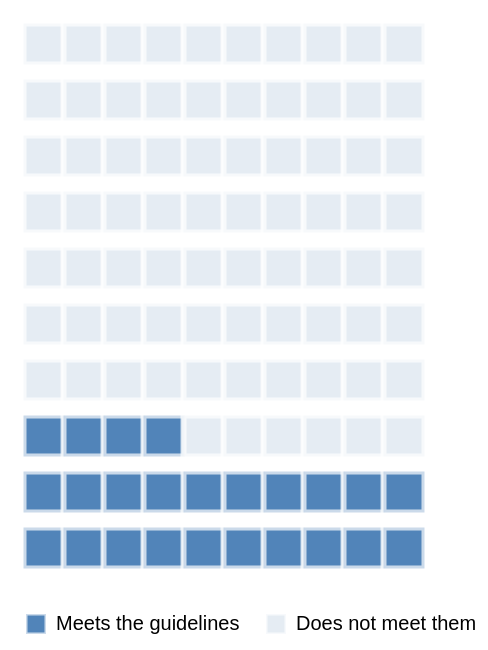

Express this chart as Vega-Lite.
### Vega-Lite specification from a JSON file in a GitHub repository (floating-point values rounded to 4 significant figures)
{"$schema": "https://vega.github.io/schema/vega-lite/v5.json", "width": "container", "height": 280, "data": {"values": [{"i": 0, "status": "Meets the guidelines"}, {"i": 1, "status": "Meets the guidelines"}, {"i": 2, "status": "Meets the guidelines"}, {"i": 3, "status": "Meets the guidelines"}, {"i": 4, "status": "Meets the guidelines"}, {"i": 5, "status": "Meets the guidelines"}, {"i": 6, "status": "Meets the guidelines"}, {"i": 7, "status": "Meets the guidelines"}, {"i": 8, "status": "Meets the guidelines"}, {"i": 9, "status": "Meets the guidelines"}, {"i": 10, "status": "Meets the guidelines"}, {"i": 11, "status": "Meets the guidelines"}, {"i": 12, "status": "Meets the guidelines"}, {"i": 13, "status": "Meets the guidelines"}, {"i": 14, "status": "Meets the guidelines"}, {"i": 15, "status": "Meets the guidelines"}, {"i": 16, "status": "Meets the guidelines"}, {"i": 17, "status": "Meets the guidelines"}, {"i": 18, "status": "Meets the guidelines"}, {"i": 19, "status": "Meets the guidelines"}, {"i": 20, "status": "Meets the guidelines"}, {"i": 21, "status": "Meets the guidelines"}, {"i": 22, "status": "Meets the guidelines"}, {"i": 23, "status": "Meets the guidelines"}, {"i": 24, "status": "Does not meet them"}, {"i": 25, "status": "Does not meet them"}, {"i": 26, "status": "Does not meet them"}, {"i": 27, "status": "Does not meet them"}, {"i": 28, "status": "Does not meet them"}, {"i": 29, "status": "Does not meet them"}, {"i": 30, "status": "Does not meet them"}, {"i": 31, "status": "Does not meet them"}, {"i": 32, "status": "Does not meet them"}, {"i": 33, "status": "Does not meet them"}, {"i": 34, "status": "Does not meet them"}, {"i": 35, "status": "Does not meet them"}, {"i": 36, "status": "Does not meet them"}, {"i": 37, "status": "Does not meet them"}, {"i": 38, "status": "Does not meet them"}, {"i": 39, "status": "Does not meet them"}, {"i": 40, "status": "Does not meet them"}, {"i": 41, "status": "Does not meet them"}, {"i": 42, "status": "Does not meet them"}, {"i": 43, "status": "Does not meet them"}, {"i": 44, "status": "Does not meet them"}, {"i": 45, "status": "Does not meet them"}, {"i": 46, "status": "Does not meet them"}, {"i": 47, "status": "Does not meet them"}, {"i": 48, "status": "Does not meet them"}, {"i": 49, "status": "Does not meet them"}, {"i": 50, "status": "Does not meet them"}, {"i": 51, "status": "Does not meet them"}, {"i": 52, "status": "Does not meet them"}, {"i": 53, "status": "Does not meet them"}, {"i": 54, "status": "Does not meet them"}, {"i": 55, "status": "Does not meet them"}, {"i": 56, "status": "Does not meet them"}, {"i": 57, "status": "Does not meet them"}, {"i": 58, "status": "Does not meet them"}, {"i": 59, "status": "Does not meet them"}, {"i": 60, "status": "Does not meet them"}, {"i": 61, "status": "Does not meet them"}, {"i": 62, "status": "Does not meet them"}, {"i": 63, "status": "Does not meet them"}, {"i": 64, "status": "Does not meet them"}, {"i": 65, "status": "Does not meet them"}, {"i": 66, "status": "Does not meet them"}, {"i": 67, "status": "Does not meet them"}, {"i": 68, "status": "Does not meet them"}, {"i": 69, "status": "Does not meet them"}, {"i": 70, "status": "Does not meet them"}, {"i": 71, "status": "Does not meet them"}, {"i": 72, "status": "Does not meet them"}, {"i": 73, "status": "Does not meet them"}, {"i": 74, "status": "Does not meet them"}, {"i": 75, "status": "Does not meet them"}, {"i": 76, "status": "Does not meet them"}, {"i": 77, "status": "Does not meet them"}, {"i": 78, "status": "Does not meet them"}, {"i": 79, "status": "Does not meet them"}, {"i": 80, "status": "Does not meet them"}, {"i": 81, "status": "Does not meet them"}, {"i": 82, "status": "Does not meet them"}, {"i": 83, "status": "Does not meet them"}, {"i": 84, "status": "Does not meet them"}, {"i": 85, "status": "Does not meet them"}, {"i": 86, "status": "Does not meet them"}, {"i": 87, "status": "Does not meet them"}, {"i": 88, "status": "Does not meet them"}, {"i": 89, "status": "Does not meet them"}, {"i": 90, "status": "Does not meet them"}, {"i": 91, "status": "Does not meet them"}, {"i": 92, "status": "Does not meet them"}, {"i": 93, "status": "Does not meet them"}, {"i": 94, "status": "Does not meet them"}, {"i": 95, "status": "Does not meet them"}, {"i": 96, "status": "Does not meet them"}, {"i": 97, "status": "Does not meet them"}, {"i": 98, "status": "Does not meet them"}, {"i": 99, "status": "Does not meet them"}]}, "transform": [{"calculate": "datum.i % 10", "as": "col"}, {"calculate": "floor(datum.i / 10)", "as": "row"}], "mark": {"type": "square", "size": 420, "stroke": "white", "strokeWidth": 3}, "encoding": {"x": {"field": "col", "type": "ordinal", "axis": null}, "y": {"field": "row", "type": "ordinal", "axis": null, "sort": "descending"}, "color": {"field": "status", "type": "nominal", "title": null, "scale": {"domain": ["Meets the guidelines", "Does not meet them"], "range": ["#08519c", "#dbe4ee"]}, "legend": {"orient": "bottom", "direction": "horizontal"}}, "tooltip": {"field": "status", "type": "nominal", "title": "Out of 100 adults"}}, "config": {"font": "Source Sans 3, sans-serif", "view": {"stroke": null}}}
